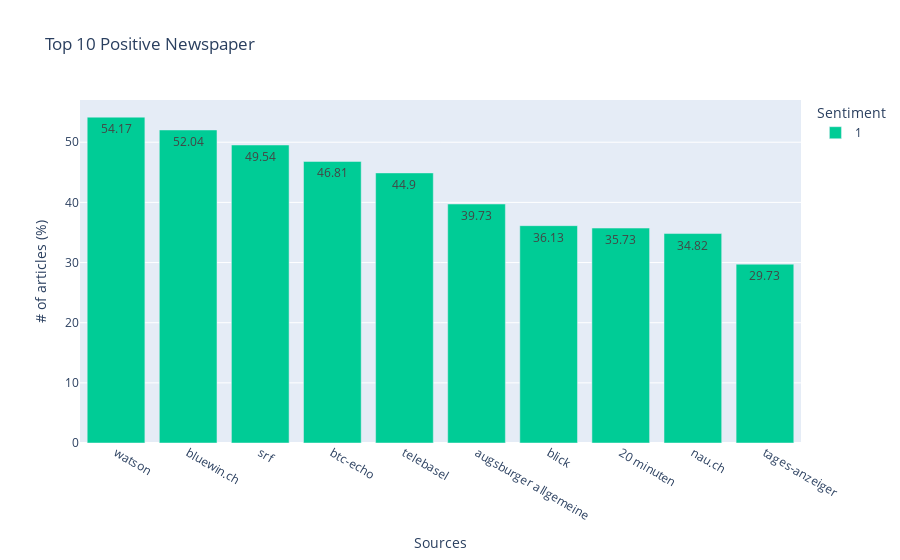

Write notebook code for a chart like this one.
### Code cell
figNews10 = px.bar(gr10Pos,
                   x="source",
                   y="sentiment %",
                   text = "sentiment %", 
                   barmode="group",
                   color="sentiment",
                   color_discrete_map={
                    '0': '#ef553b',
                    '1': '#00cc96'
                    },
                   labels={
                      "source": "Sources",
                      "sentiment %": "# of articles (%)",
                      "sentiment": "Sentiment"
                  },
                  title="Top 10 Positive Newspaper"
                  )

figNews10.show()

### Figure 1 — Plotly figure (JSON) as saved in the notebook; plotly's stock layout.template omitted (floating-point values rounded to 4 significant figures)
{"data": [{"alignmentgroup": "True", "hovertemplate": "Sentiment=1<br>Sources=%{x}<br># of articles (%)=%{text}<extra></extra>", "legendgroup": "1", "marker": {"color": "#00cc96"}, "name": "1", "offsetgroup": "1", "orientation": "v", "showlegend": true, "text": [54.17, 52.04, 49.54, 46.81, 44.9, 39.73, 36.13, 35.73, 34.82, 29.73], "textposition": "auto", "type": "bar", "x": ["watson", "bluewin.ch", "srf", "btc-echo", "telebasel", "augsburger allgemeine", "blick", "20 minuten", "nau.ch", "tages-anzeiger"], "xaxis": "x", "y": [54.17, 52.04, 49.54, 46.81, 44.9, 39.73, 36.13, 35.73, 34.82, 29.73], "yaxis": "y"}], "layout": {"autosize": true, "barmode": "group", "legend": {"title": {"text": "Sentiment"}, "tracegroupgap": 0}, "title": {"text": "Top 10 Positive Newspaper"}, "xaxis": {"anchor": "y", "autorange": true, "domain": [0, 1], "range": [-0.5, 9.5], "title": {"text": "Sources"}, "type": "category"}, "yaxis": {"anchor": "x", "autorange": true, "domain": [0, 1], "range": [0, 57.02], "title": {"text": "# of articles (%)"}, "type": "linear"}}}
